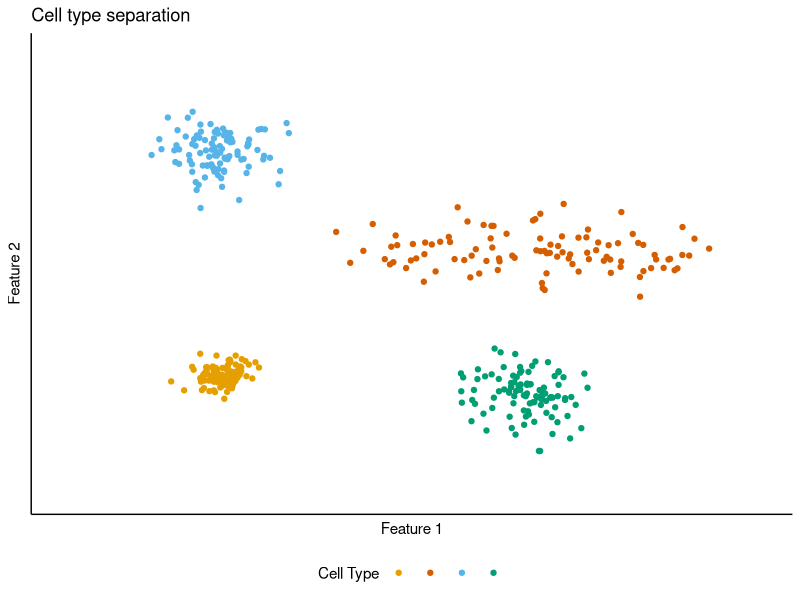
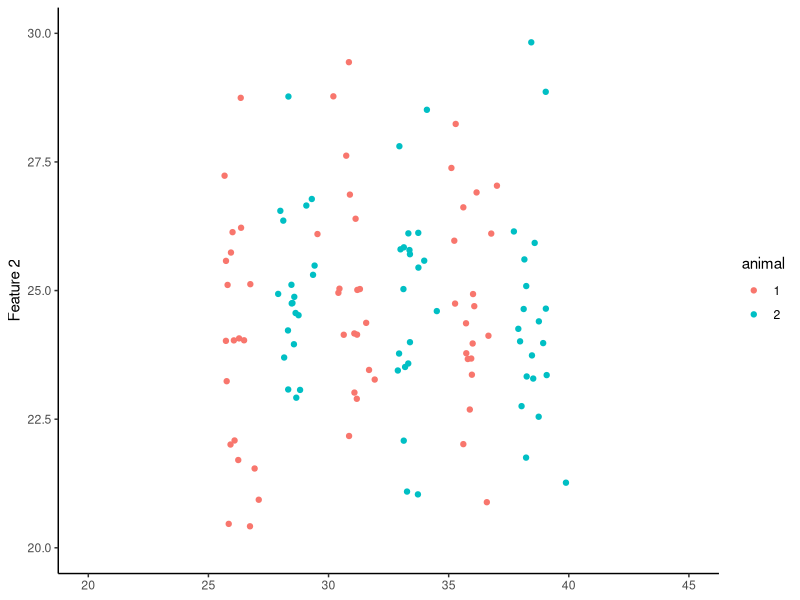
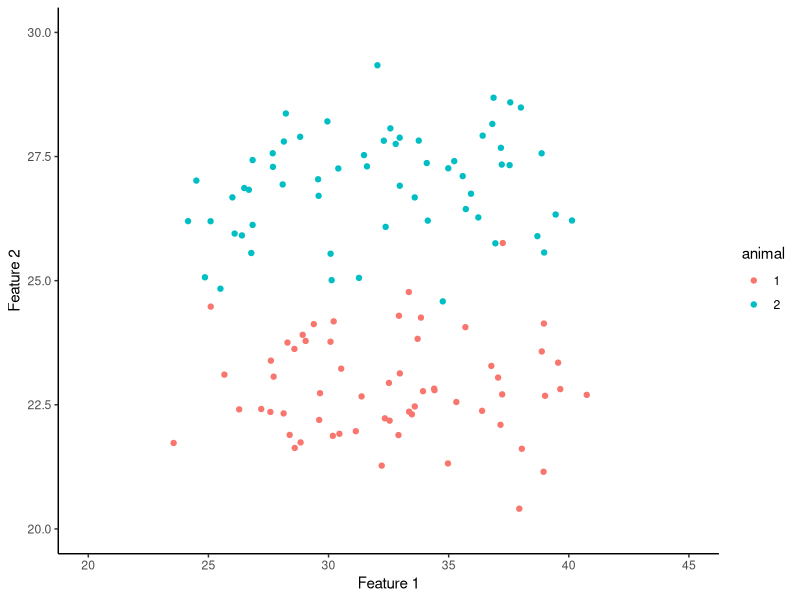
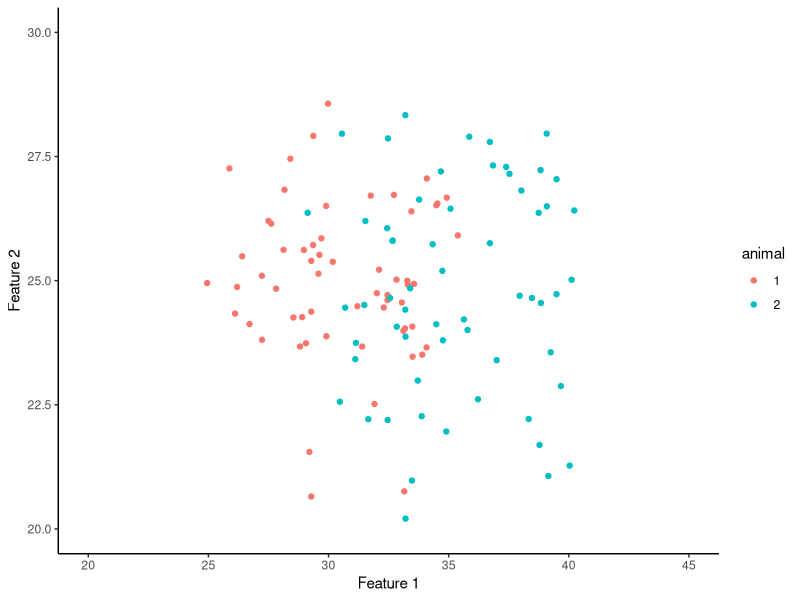
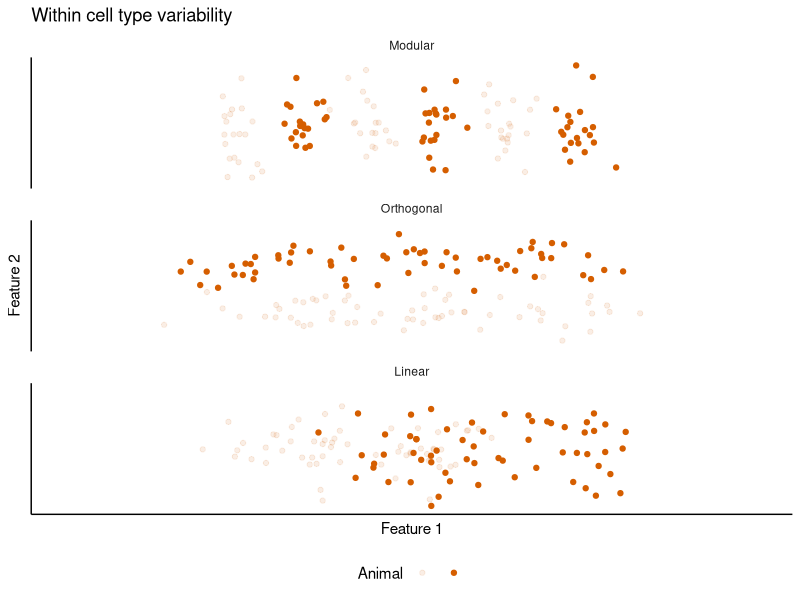
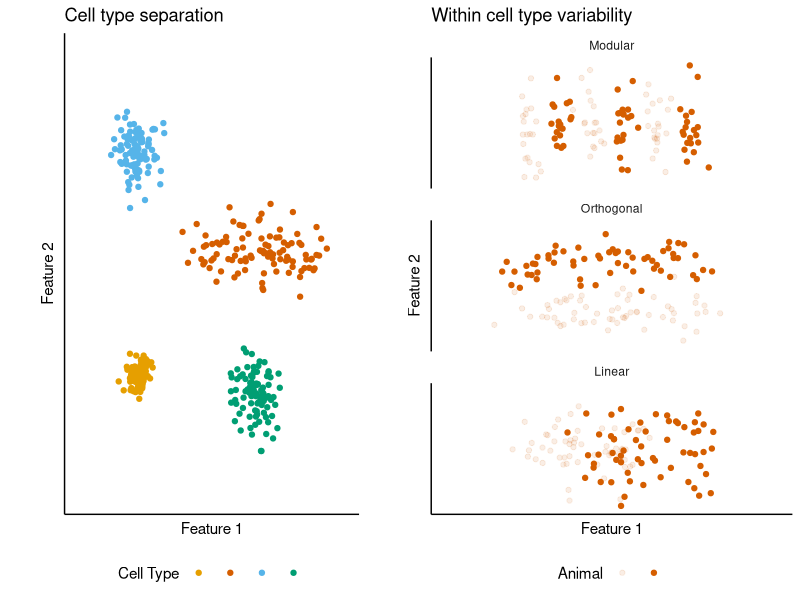

Source code (R) for these figures, in order:
## ---- chunk 1
knitr::opts_chunk$set(echo = TRUE)

# Ensure access to libraries
library(tidyverse)
library(gridExtra)
## ---- chunk 2
numcells <- 100
Cell_A <- tibble(x = rnorm(numcells, 10, 1),
                       y = rnorm(numcells, 12, 1),
                       cell = "A")
Cell_B <- tibble(x = runif(numcells, min = 20, max = 40) + rnorm(numcells,0,1),
                       y = rnorm(numcells, 25, 2),
                       cell = "B")
Cell_C <- tibble(x = rnorm(numcells, 10, 2),
                       y = rnorm(numcells, 35, 2),
                       cell = "C")
Cell_D <- tibble(x = rnorm(numcells, 30, 2),
                       y = rnorm(numcells, 10, 2),
                       cell = "D")
 
CellFeatures <- bind_rows(Cell_A, Cell_B, Cell_C, Cell_D)
## ---- chunk 3
cbPalette <- c("#E69F00", "#D55E00", "#56B4E9", "#009E73")

CF_plot <- ggplot(CellFeatures, aes(x, y, colour = cell)) +
  geom_point() +
  xlim(0,45) +
  ylim(0,45) +
  labs(x = "Feature 1", y = "Feature 2", colour = "Cell Type", title = "Cell type separation") +
  scale_colour_manual(values=cbPalette) +
  theme_classic() +
  theme(legend.position = "bottom",
        axis.ticks = element_blank(),
        axis.text = element_blank(),
        legend.text = element_blank())

CF_plot
## ---- chunk 4
numcells <- 20
MF_A <- tibble(x = c(rnorm(numcells, 26, 0.5), rnorm(numcells, 31, 0.5), rnorm(numcells, 36, 0.5)),
                   y = rnorm(numcells*3, 25, 2),
                   animal = "1")
MF_B <- tibble(x = c(rnorm(numcells, 28.5, 0.5), rnorm(numcells, 33.5, 0.5), rnorm(numcells, 38.5, 0.5)),
                    y = rnorm(numcells*3, 25, 2),
                    animal = "2")
                   
ModularFeatures <- rbind(MF_A, MF_B)

MF_plot <- ggplot(ModularFeatures, aes(x, y, colour = animal)) +
  geom_point() +
  xlim(20,45) +
  ylim(20,30) +
  xlab("Feature 1") +
  ylab("Feature 2") +
  theme_classic() +
  theme(axis.title.x=element_blank())

MF_plot
## ---- chunk 5
numcells <- 60

OOF_A <- tibble(x = runif(numcells, min = 25, max = 40) + rnorm(numcells,0,1),
                y = rnorm(numcells, 23, 1),
                animal = "1")
OOF_B <- tibble(x = runif(numcells, min = 25, max = 40) + rnorm(numcells,0,1),
                y = rnorm(numcells, 27, 1),
                animal = "2")
     
OrthogOffsetFeatures <- rbind(OOF_A, OOF_B)

OOF_plot <- ggplot(OrthogOffsetFeatures, aes(x, y, colour = animal)) +
  geom_point() +
  xlim(20,45) +
  ylim(20,30) +
  xlab("Feature 1") +
  ylab("Feature 2") +
  theme_classic()

OOF_plot
## ---- chunk 6
numcells <- 60

LOF_A <- tibble(x = runif(numcells, min = 25, max = 35) + rnorm(numcells,0,1),
                y = rnorm(numcells, 25, 2),
                animal = "1")
LOF_B <- tibble(x = runif(numcells, min = 30, max = 40) + rnorm(numcells,0,1),
                y = rnorm(numcells, 25, 2),
                animal = "2")
LinearOffsetFeatures <- rbind(LOF_A, LOF_B)

LOF_plot <- ggplot(LinearOffsetFeatures, aes(x, y, colour = animal)) +
  geom_point() +
  xlim(20,45) +
  ylim(20,30) +
  xlab("Feature 1") +
  ylab("Feature 2") +
  theme_classic()

LOF_plot
## ---- chunk 7
ModularFeatures$scheme <- "modular"
OrthogOffsetFeatures$scheme <- "orthog"
LinearOffsetFeatures$scheme <- "linear"
IntraAnimal <- bind_rows(ModularFeatures, OrthogOffsetFeatures, LinearOffsetFeatures)
IntraAnimal$scheme <- as.factor(IntraAnimal$scheme)
IntraAnimal$scheme = factor(IntraAnimal$scheme, c("modular", "orthog","linear"))
labels_schemes <- c(modular = "Modular", orthog = "Orthogonal", linear = "Linear")

IntraAnimalPlot <- ggplot(IntraAnimal, aes(x, y, alpha = animal)) +
  geom_point(colour = cbPalette[2]) +
  xlim(20,45) +
  ylim(20,30) +
  labs(x = "Feature 1", y = "Feature 2", alpha = "Animal", title = "Within cell type variability") +
  facet_wrap(~scheme, nrow = 3, labeller = labeller(scheme = labels_schemes)) +
  theme_classic() +
  theme(strip.background = element_blank(),
        axis.ticks = element_blank(),
        axis.text = element_blank()) +
  scale_alpha_discrete(range=c(0.1,1)) +
  theme(legend.position = "bottom",
        legend.text = element_blank())

IntraAnimalPlot
  
## ---- chunk 8
ConceptFigure <- grid.arrange(CF_plot, IntraAnimalPlot,
             ncol = 4,
             widths = c(0.1, 1, 0.1, 1.2),
             layout_matrix = rbind(c(NA, 1, NA, 2)))

ConceptFigure
## ---- chunk 9
ggsave("Concept_figure.png", plot = ConceptFigure, width = 160, height = 100, units = "mm")
